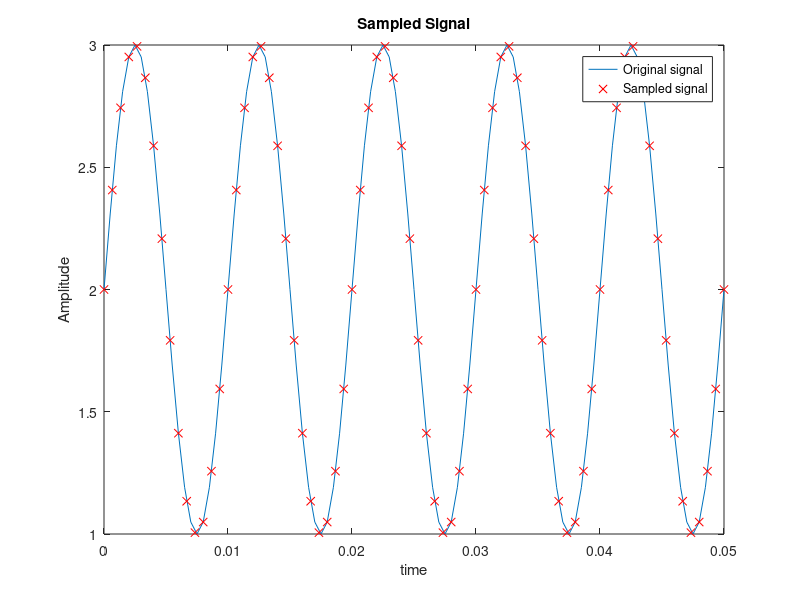
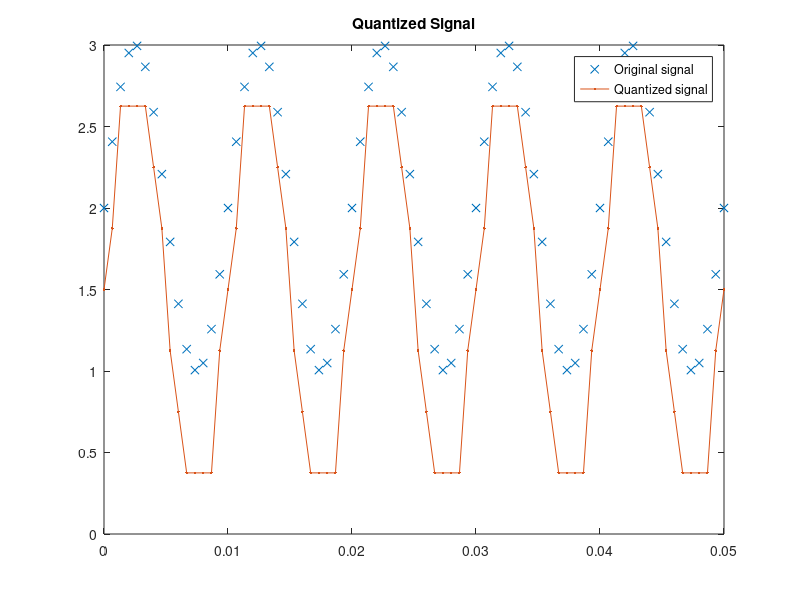
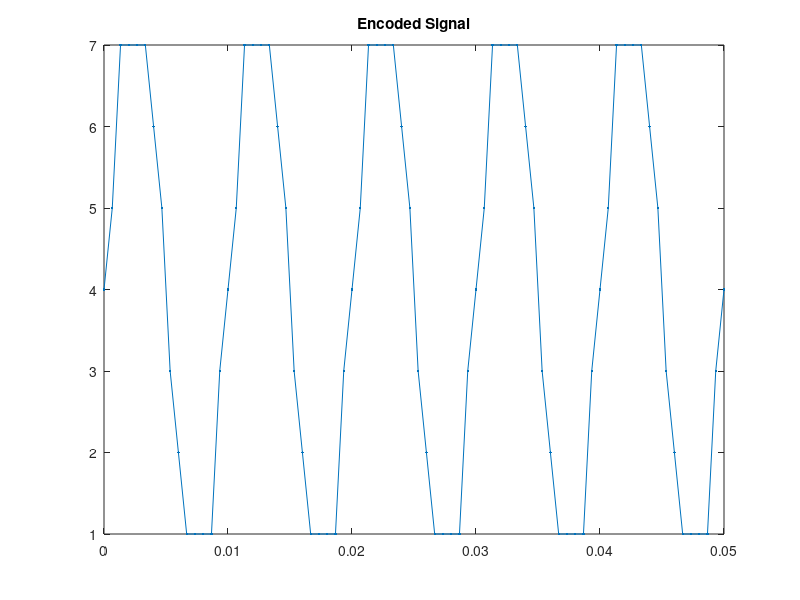
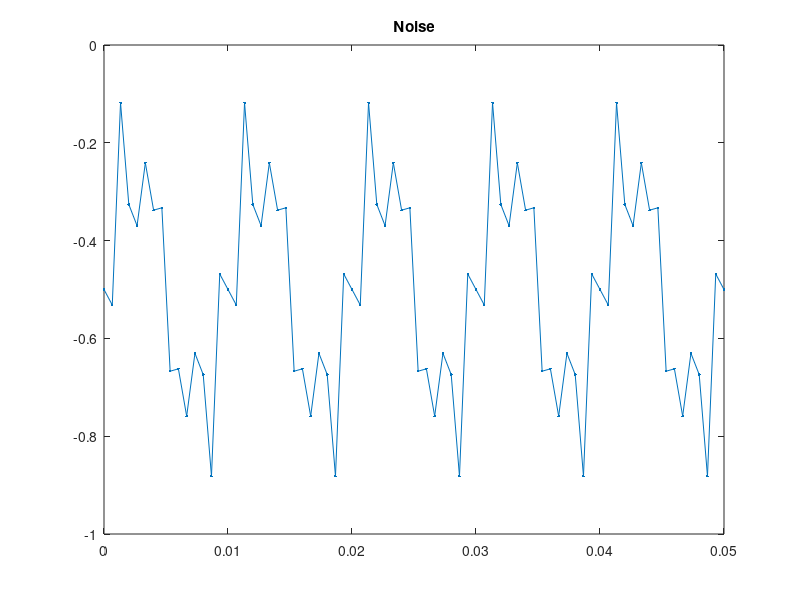

The MATLAB source for these figures, in order: (Note: this script raises an error after producing the figures.)

clear;
close all;

time = 0:.0005:.05;
freq_msg = 100;
dc_ofst = 2;
signal = sin(2*pi*freq_msg*time) + dc_ofst;

figure;
plot(time, signal)
xlabel('time')
ylabel('Amplitude')
title('Signal')

freq_sample = 15 * freq_msg;
samp_time = 0:1/freq_sample:0.05;
samp_signal = dc_ofst + sin(2*pi*freq_msg*samp_time);

hold on
plot(samp_time, samp_signal, 'rx')
title('Sampled Signal')
legend('Original signal', 'Sampled signal');

L = 8;
smin = round(min(signal));
smax = round(max(signal));
Quant_levl = linspace(smin, smax, L);
codebook = linspace(0, smax, L+1);
[index, quants] = quantiz(samp_signal, Quant_levl, codebook);

figure;
plot(samp_time, samp_signal, 'x', samp_time, quants, '.-')
title('Quantized Signal')
legend('Original signal', 'Quantized signal');

figure;
plot(samp_time, index, '.-')
title('Encoded Signal')

for i = 1:length(index)
    bincode_sig{i} = dec2bin(round(index(i)), 7);
end
disp(bincode_sig)

noise = quants - samp_signal;
figure;
plot(samp_time, noise, '.-')
title('Noise')

r = snr(index, noise);
disp(['SNR :', num2str(r)])


